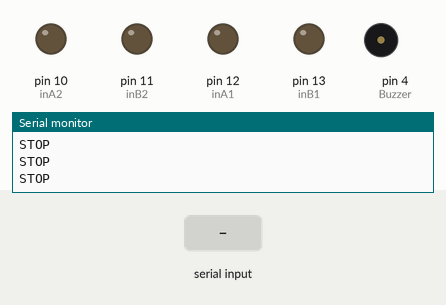
Recording of a sketch running on a simulated Arduino Uno, built with avr-gcc and run on an emulated ATmega328P. Shown: output pins drawn as LEDs (lit = HIGH), buzzer (waves = sounding, pin HIGH), the last lines printed to the serial monitor. Inputs (shaded band) come from the test bench.

Above: at 1.2 s.
1.3 s: "L" received over Serial
At 2.3 s:
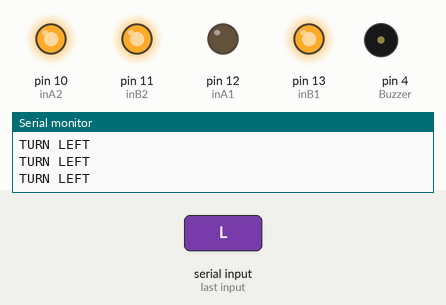
2.8 s: "R" received over Serial
At 3.4 s:
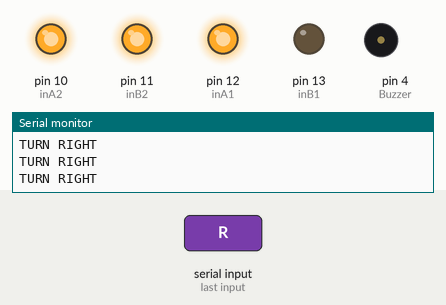
4.3 s: "F" received over Serial
At 5.5 s:
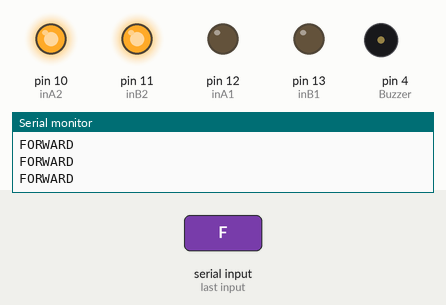
5.8 s: "B" received over Serial
At 6.6 s:
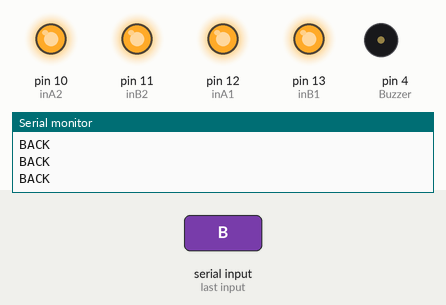
7.3 s: "V" received over Serial
At 7.8 s:
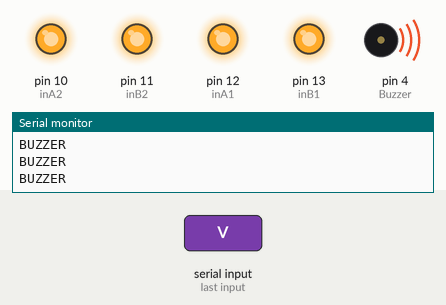
8.8 s: "L" received over Serial
At 9.1 s:
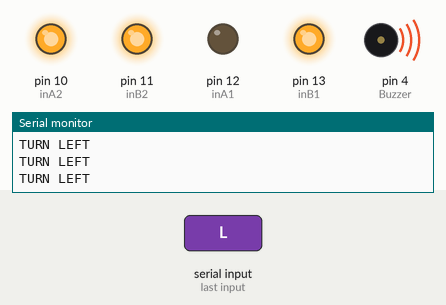
Timing chart, 0 to 11.3 s (numbered marks = the images above; inputs shaded):
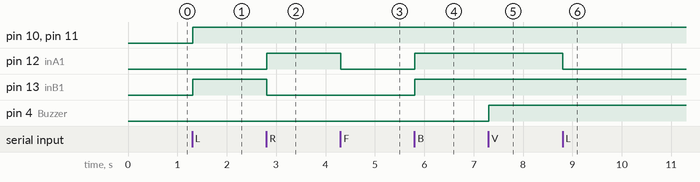

The sketch:

Control_main.ino
```cpp
#define inA1 12 // Khai báo 2 chân điều khiển chạy tới, chạy lui cho động cơ 1
#define inA2 10
#define inB1 13 // Khai báo 2 chân điều khiển chạy tới, chạy lui cho đông cơ 2
#define inB2 11
#define Buzzer 4 // Khai báo tin hiệu buzzer


char data;

void setup()
{

  Serial.begin(9600);    // Tốc độ truyền nhận từ board bluetooth với ARDUINO
  pinMode(inA1, OUTPUT); // Định nghĩa các chân inA1 và inA2 là chân xuất ra tín hiệu
  pinMode(inA2, OUTPUT);
  pinMode(inB1, OUTPUT); // Định nghĩa các chân inB1 và inB2 là chân xuất ra tín hiệu
  pinMode(inB2, OUTPUT);
  pinMode(Buzzer, OUTPUT);

  // digitalWrite(inA2, HIGH);
  // digitalWrite(inB2, HIGH);
}
void loop() //***** Vào vòng lặp liên tục*******
{
  // //delay(50);

  if (Serial.available() > 0) // Ghi lại dữ liệu từ điện thoại gửi
  {
    data = Serial.read();
    Serial.print(data);
  }

  // delay(1000);
  // Serial.print(data);

  switch (data)
  {
  case 'L': // rẽ trái khi nhận được "L"
    // digitalWrite(Buzzer, HIGH);
    digitalWrite(inA1, LOW);
    digitalWrite(inB1, HIGH);
    digitalWrite(inA2, HIGH);
    digitalWrite(inB2, HIGH);
    // delay(5);
    Serial.print("TURN LEFT\n");
    break;
  // case 'G': // FL
  //   // digitalWrite(Buzzer, HIGH);
  //   digitalWrite(inA1, LOW);
  //   digitalWrite(inB1, LOW);
  //   digitalWrite(inA2, HIGH);
  //   digitalWrite(inB2, HIGH - 100);
  //   // delay(5);
  //   Serial.print("FORWORD LEFT\n");
  //   break;
  // case 'I': // FR
  //   // digitalWrite(Buzzer, HIGH);
  //   digitalWrite(inA1, LOW);
  //   digitalWrite(inB1, LOW);
  //   digitalWrite(inA2, HIGH - 100);
  //   digitalWrite(inB2, HIGH);
  //   // delay(5);
  //   Serial.print("FORWORD RIGHT\n");
  //   break;
  // case 'H': // BL
  //   // digitalWrite(Buzzer, HIGH);
  //   digitalWrite(inA1, HIGH);
  //   digitalWrite(inB1, HIGH);
  //   digitalWrite(inA2, HIGH);
  //   digitalWrite(inB2, HIGH - 100);
  //   // delay(5);
  //   Serial.print("BACK LEFT\n");
  //   break;
  // case 'J': // BR
  //   // digitalWrite(Buzzer, HIGH);
  //   digitalWrite(inA1, HIGH);
  //   digitalWrite(inB1, HIGH);
  //   digitalWrite(inA2, HIGH - 100);
  //   digitalWrite(inB2, HIGH);
  //   // delay(5);
  //   Serial.print("BACK\n");
  //   break;

  case 'R': // rẽ phải khi nhận được "R"
    // digitalWrite(Buzzer, HIGH);
    digitalWrite(inA1, HIGH);
    digitalWrite(inB1, LOW);
    digitalWrite(inA2, HIGH);
    digitalWrite(inB2, HIGH);
    // delay(5);
    Serial.print("TURN RIGHT\n");
    break;
  case 'F': // đi thẳng khi nhận được "F"
            // digitalWrite(Buzzer, HIGH);
    digitalWrite(inA1, LOW);
    digitalWrite(inB1, LOW);
    digitalWrite(inA2, HIGH);
    digitalWrite(inB2, HIGH);
    // delay(5);
    Serial.print("FORWARD\n");
    break;
  case 'B': // đi lùi khi nhận được "B"
    // digitalWrite(Buzzer, HIGH);
    digitalWrite(inA1, HIGH);
    digitalWrite(inB1, HIGH);
    digitalWrite(inA2, HIGH);
    digitalWrite(inB2, HIGH);
    // delay(5);
    Serial.print("BACK\n");
    break;
  case 'E': // dừng lại khi nhận được "S"
    digitalWrite(Buzzer, LOW);
    digitalWrite(inA1, LOW);
    digitalWrite(inB1, LOW);
    digitalWrite(inA2, LOW);
    digitalWrite(inB2, LOW);
    // delay(5);
    Serial.print("STOP\n");
    break;
  case 'V': // bật còi buzzer khi nhận được "V"
    digitalWrite(Buzzer, HIGH);
    // delay(5);
    Serial.print("BUZZER\n");
    break;
  case 'v': // bật còi buzzer khi nhận được "v"
    digitalWrite(Buzzer, LOW);
    // delay(5);
    Serial.print("BUZZER\n");
    break;
  // case '0': // cai dat toc do
  //   HIGH = 0;
  //   Serial.print("\nHIGH: ");
  //   Serial.print(HIGH);
  //   break;
  // case '1':
  //   HIGH = 25;
  //   Serial.print("\nHIGH: ");
  //   Serial.print(HIGH);
  //   break;
  // case '2':
  //   HIGH = 51;
  //   Serial.print("\nHIGH: ");
  //   Serial.print(HIGH);
  //   break;
  // case '3':
  //   HIGH = 76;
  //   Serial.print("\nHIGH: ");
  //   Serial.print(HIGH);
  //   break;
  // case '4':
  //   HIGH = 102;
  //   Serial.print("\nHIGH: ");
  //   Serial.print(HIGH);
  //   break;
  // case '5':
  //   HIGH = 127;
  //   Serial.print("\nHIGH: ");
  //   Serial.print(HIGH);
  //   break;
  // case '6':
  //   HIGH = 153;
  //   Serial.print("\nHIGH: ");
  //   Serial.print(HIGH);
  //   break;
  // case '7':
  //   HIGH = 178;
  //   Serial.print("\nHIGH: ");
  //   Serial.print(HIGH);
  //   break;
  // case '8':
  //   HIGH = 204;
  //   Serial.print("\nHIGH: ");
  //   Serial.print(HIGH);
  //   break;
  // case '9':
  //   HIGH = 229;
  //   Serial.print("\nHIGH: ");
  //   Serial.print(HIGH);
  //   break;
  // case 'q':
  //   HIGH = 255;
  //   Serial.print("\nHIGH: ");
  //   Serial.print(HIGH);
  //   break;
  default: // tắt còi buzzer & stop
    // digitalWrite(Buzzer, LOW);
    data = 'E';
    break;
  }
}
```

Measured:
- after the input at 1.3 s, pin 10 (inA2), pin 11 (inB2), pin 13 (inB1): LOW → HIGH at once
- after the input at 2.8 s, pin 12 (inA1): LOW → HIGH at once; pin 13 (inB1): HIGH → LOW at once
- after the input at 4.3 s, pin 12 (inA1): HIGH → LOW at once
- after the input at 5.8 s, pin 12 (inA1), pin 13 (inB1): LOW → HIGH at once
- after the input at 7.3 s, pin 4 (Buzzer): LOW → HIGH at once
- after the input at 8.8 s, pin 12 (inA1): HIGH → LOW at once
